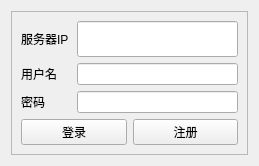
<?xml version="1.0" encoding="UTF-8"?>
<ui version="4.0">
 <class>StartWidget</class>
 <widget class="QWidget" name="StartWidget">
  <property name="geometry">
   <rect>
    <x>0</x>
    <y>0</y>
    <width>259</width>
    <height>166</height>
   </rect>
  </property>
  <property name="windowTitle">
   <string>Form</string>
  </property>
  <layout class="QGridLayout" name="gridLayout_3">
   <item row="0" column="0">
    <widget class="QFrame" name="frame">
     <property name="frameShape">
      <enum>QFrame::StyledPanel</enum>
     </property>
     <property name="frameShadow">
      <enum>QFrame::Raised</enum>
     </property>
     <layout class="QGridLayout" name="gridLayout_2">
      <item row="0" column="0">
       <layout class="QGridLayout" name="gridLayout">
        <item row="0" column="0">
         <widget class="QLabel" name="label">
          <property name="text">
           <string>服务器IP</string>
          </property>
         </widget>
        </item>
        <item row="0" column="1">
         <widget class="QLineEdit" name="lineIp">
          <property name="sizePolicy">
           <sizepolicy hsizetype="Minimum" vsizetype="Expanding">
            <horstretch>0</horstretch>
            <verstretch>0</verstretch>
           </sizepolicy>
          </property>
          <property name="minimumSize">
           <size>
            <width>150</width>
            <height>0</height>
           </size>
          </property>
          <property name="text">
           <string/>
          </property>
         </widget>
        </item>
        <item row="1" column="0">
         <widget class="QLabel" name="label_2">
          <property name="text">
           <string>用户名    </string>
          </property>
         </widget>
        </item>
        <item row="1" column="1">
         <widget class="QLineEdit" name="lineUser"/>
        </item>
        <item row="2" column="0">
         <widget class="QLabel" name="label_3">
          <property name="text">
           <string>密码</string>
          </property>
         </widget>
        </item>
        <item row="2" column="1">
         <widget class="QLineEdit" name="linePassport"/>
        </item>
       </layout>
      </item>
      <item row="1" column="0">
       <layout class="QHBoxLayout" name="horizontalLayout_3">
        <item>
         <widget class="QPushButton" name="buttonLogin">
          <property name="text">
           <string>登录</string>
          </property>
         </widget>
        </item>
        <item>
         <widget class="QPushButton" name="buttonRegister">
          <property name="text">
           <string>注册</string>
          </property>
         </widget>
        </item>
       </layout>
      </item>
     </layout>
    </widget>
   </item>
  </layout>
 </widget>
 <resources/>
 <connections/>
</ui>
